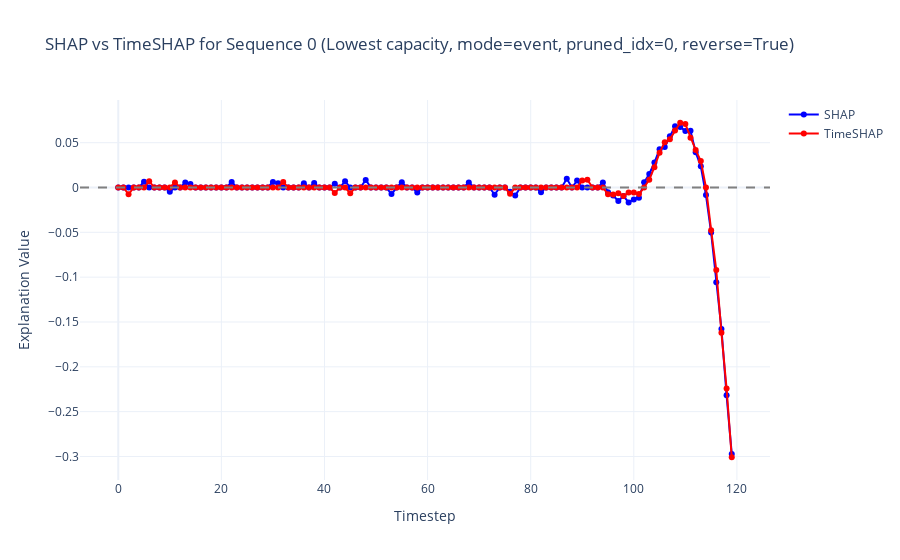
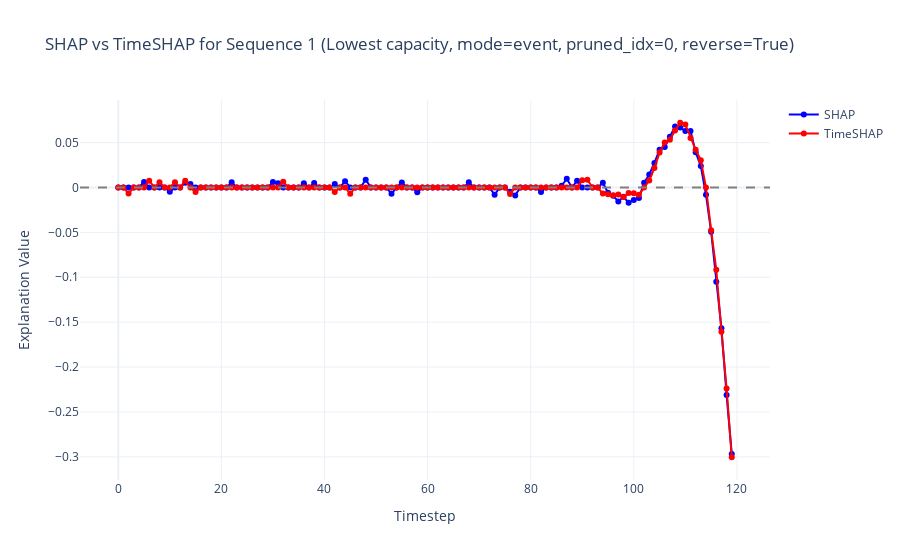
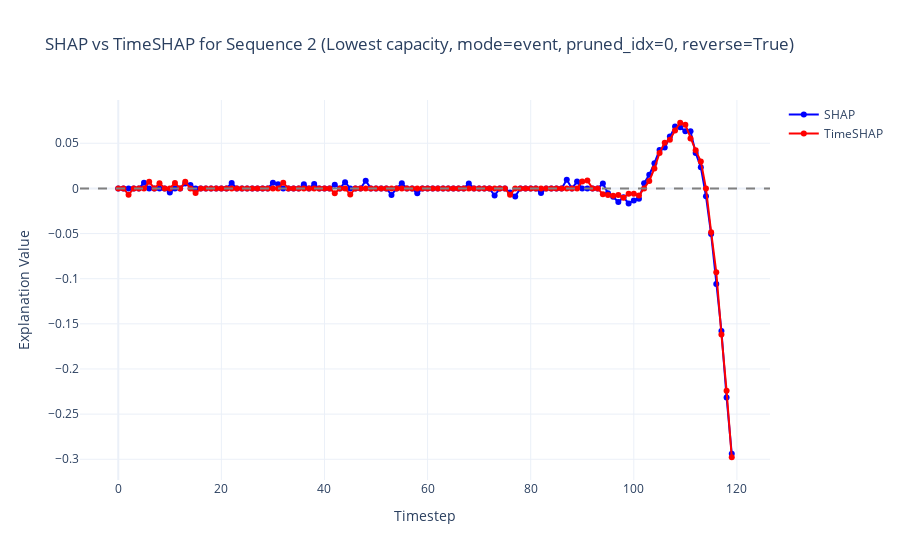

Notebook source saved alongside these figures, in order:
### Code cell
# Compute correlations for the lowest 20 sequences
correlations_event_hs = compute_correlations(lowest_20_sequences, baseline_shap, baseline_timeshap, "Lowest capacity", mode="event", pruned_idx=0, reverse=True)
